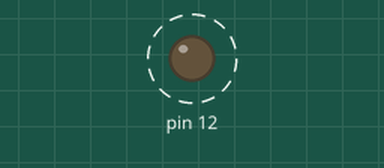
This sketch was run on a simulated Arduino Uno, built with avr-gcc and run on an emulated ATmega328P. Shown: output pins drawn as LEDs (lit = HIGH). Dashed ring = blinking.

Above: at 0.5 s.
Timing chart, 0 to 4.6 s (numbered marks = the images above):
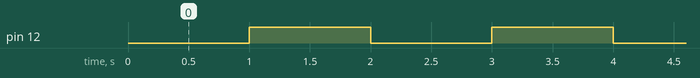

The sketch:

testsmall.ino
```cpp
void setup() {
  // put your setup code here, to run once:
 pinMode(12,OUTPUT);
}

void loop() {
  analogWrite(12,0);
  delay(1000);
  analogWrite(12,255);
  delay(1000);

}
```

Measured:
- by itself, pin 12: alternates HIGH for 1.0 s and LOW for 1.0 s
